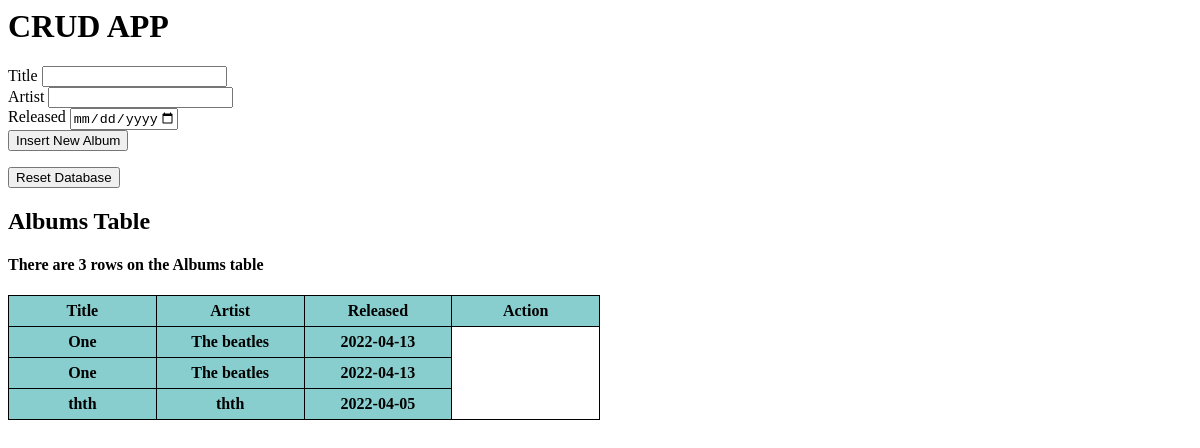
Before: / with the older database file.
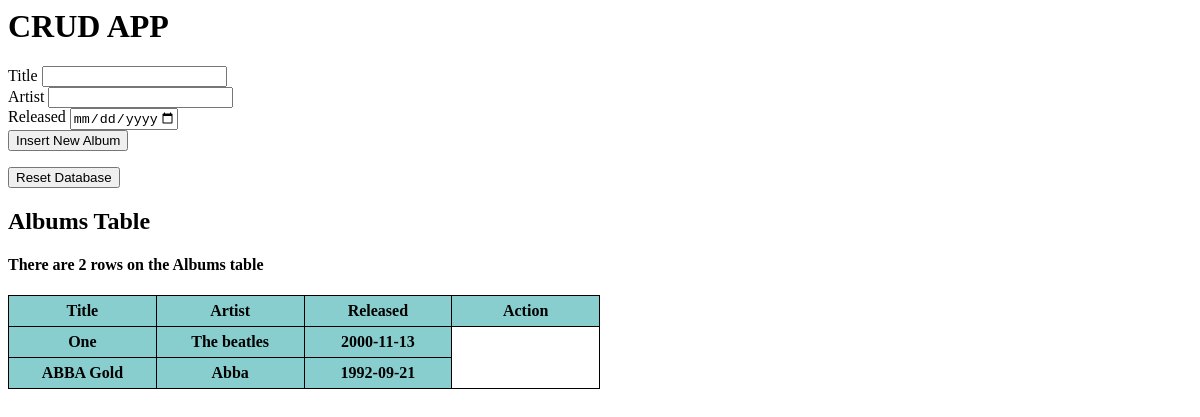
After: the same page with the newer database file.
### models.py (models this page shows, shortened)
class Albums(DB.Model):
    id = DB.Column(DB.Integer, primary_key = True, autoincrement=True)
    title = DB.Column(DB.String(30), nullable = False)
    artist = DB.Column(DB.String(30), nullable = False)
    released = DB.Column(DB.Date, nullable = False)

### app.py (the view)
@app.route('/')
def home():
    conection = sqlite3.connect('database.db')
    cursor = conection.cursor()
    albums = cursor.execute("SELECT * from Albums").fetchall()
    rows_count = cursor.execute("SELECT COUNT(*) from Albums").fetchall()
    return render_template('home.html', Albums = albums, Rows_count=rows_count)

### templates/home.html (shortened to what this page needs)
<h1>CRUD APP</h1>
<form action="album_insert" method="post">
        <lable for="title">Title</lable>
        <input type="text" name="title" value="" required> <br>
        <lable for="artist">Artist</lable>
        <input type="text" name="artist" value="" required> <br>
        <label for="released">Released</label>
        <input type="date" name="released" value="" min="1900-01-01" max="2025-01-01" required> <br>
        <input type="submit" value="Insert New Album">
</form>
<form action="reset" method="post">
  <input type="submit" value="Reset Database">
</form>
<html>
<body>
<h2>Albums Table</h2>
<h4>{% if Rows_count[0][0] == 0 %}
    The Albums table is Empty
    {% elif Rows_count[0][0] == 1 %}
    There is 1 row on the Albums table
    {% else %}
    There are {{Rows_count[0][0]}} rows on the Albums table
    {% endif %}</h4>
<table style="width:50%">
  <tr>
    <th>Title</th>
    <th>Artist</th>
    <th>Released</th>
    <th>Action</th>
  </tr>
  <tr>
    {% for row in Albums %}
  <tr>
    <th> {{ row[1] }}</th>
    <th> {{ row[2] }}</th>
    <th> {{ row[3] }}</th>
  </tr>
    {% endfor %}
</table>
</body>
</html>

### templates/home.html (style rules this page uses)
table, th, td { border: 1px solid black; border-collapse: collapse; width: 100%; table-layout:fixed; padding: 6px; }
th { background-color: #88cece; }

Changed rows visible on the page:
removed Albums: title "One", artist "The beatles", released "2022-04-13"
removed Albums: title "thth", artist "thth", released "2022-04-05"
changed Albums "One": released "2022-04-13" → "2000-11-13"
added Albums: title "ABBA Gold", artist "Abba", released "1992-09-21"
Other visible differences:
{{ Rows_count[0][0] }}: "3" → "2"
